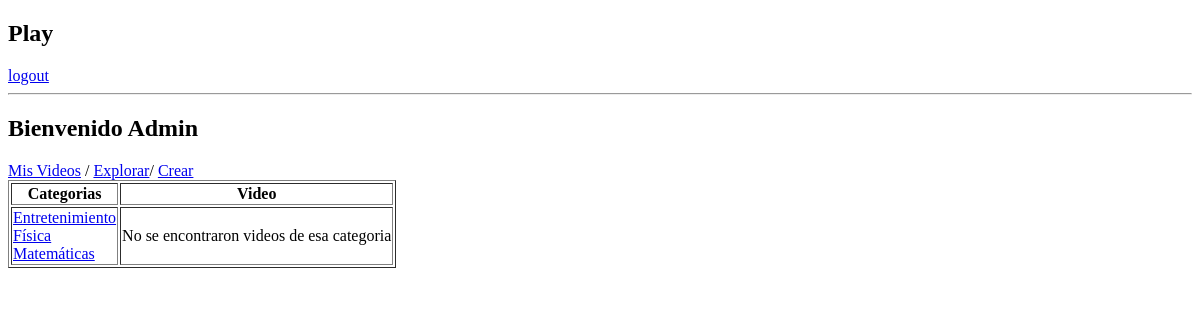
The page /polls/explore/category/4 (signed in) on the database as committed earlier.
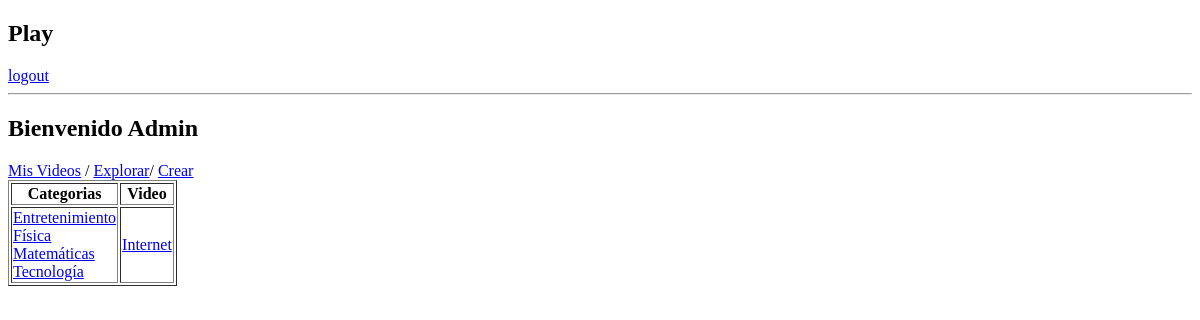
The same page on the database as committed later.
### polls/models.py (models this page shows, shortened)
class Category(models.Model):
    name = models.CharField(max_length=200)
    videos = models.ManyToManyField(Video)

class Video(models.Model):
    name = models.CharField(max_length=200, default="Sin Titulo")
    duration = models.IntegerField(blank= True , null= True)
    likes = models.IntegerField(default=0)
    dislikes = models.IntegerField(default=0)
    link = models.CharField(max_length=200,blank = True, null = True)
    views = models.IntegerField(default=0)
    start = models.IntegerField(default=0)
    end = models.IntegerField(blank=True,null=True)
    responses = models.IntegerField(default=0)
    total_points = models.IntegerField(default=0)
    created_at = models.DateTimeField(auto_now_add=True)
    user = models.ForeignKey(User, on_delete=models.SET_NULL, null=True)

### polls/views.py (the view)
# urls.py: path('explore/category/<int:category_id>', login_required(views.ExploreView.as_view()), name='explore'),
class ExploreView(generic.ListView):
    template_name = 'polls/explore.html'
    model = Category
    def get_context_data(self, **kwargs):
        context = super(ExploreView, self).get_context_data(**kwargs)
        context.update({
            'video_list': Video.objects.filter(category=self.kwargs['category_id'])
        })
        return context
    def get_queryset(self):
        return Category.objects.order_by('name')

### polls/templates/polls/explore.html
{% extends 'base.html' %}
{% block content %}
    <h2>Bienvenido {{user.username|title}}</h2>
    <a href="{% url 'polls:myvideos'  %}">Mis Videos</a> /
    <a href="{% url 'polls:explore' 1  %}">Explorar</a>/
    <a href="{% url 'polls:create'   %}">Crear</a>
    <br/>
    {% if category_list %}
        <table border="1">
            <thead>
                <th>Categorias</th>
                <th>Video</th>
            </thead>
            <tbody>
                <tr>
                    <td>
                        {% for category in category_list %}
                        <div>
                            <a href="{% url 'polls:explore' category.id %}">{{category.name}}</a>
                        </div>
                        {% endfor %}
                    </td>
                    <td>
                        {% if video_list %}
                            {% for video in video_list %}
                                <a href="{% url 'polls:watch' video.id %}">{{video.name}}</a>
                            {% endfor %}
                        {% else %}
                        <p>No se encontraron videos de esa categoria</p>
                        {% endif %}
                    </td>
                </tr>
            </tbody>
        </table>
    {% endif %}
{% endblock %}

Rows that differ between the two databases and show on the page:
added Category: name "Tecnología"
added Video: name "Internet"
Other text that changed with them:
text no longer shown: "No se encontraron videos de esa categoria"
